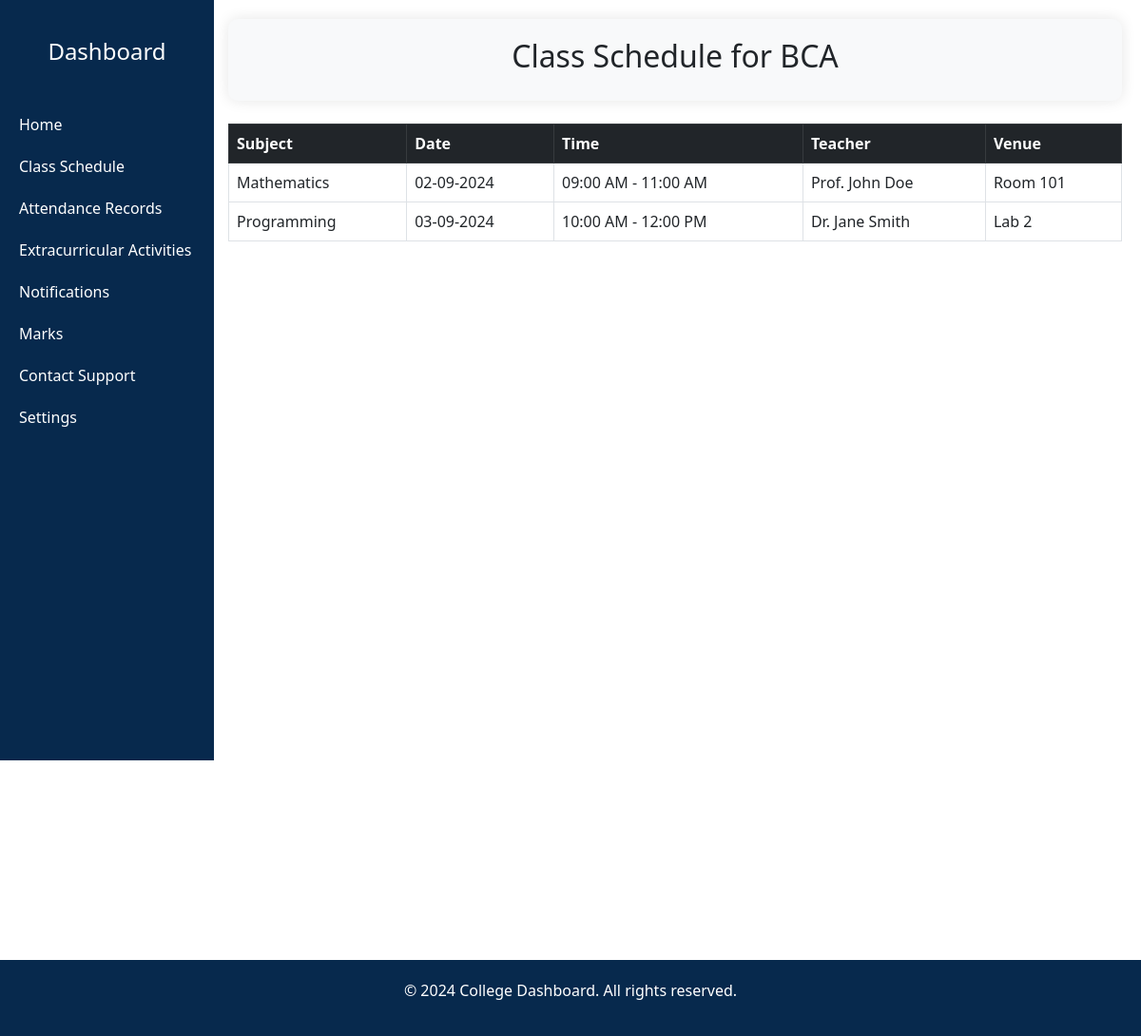
/class_schedule.php (signed in), run on the app's committed database.
### tables this page shows
CREATE TABLE IF NOT EXISTS `student_info` (
  `enrollment_number` int NOT NULL,
  `name` varchar(100) NOT NULL,
  `course` varchar(50) DEFAULT NULL,
  `year` varchar(10) DEFAULT NULL,
  `section` varchar(10) DEFAULT NULL,
  `dob` date DEFAULT NULL,
  `aadhaar_number` bigint DEFAULT NULL,
  `gmail` varchar(100) DEFAULT NULL,
  `abc_id` varchar(50) DEFAULT NULL,
  `phone_number` varchar(15) DEFAULT NULL,
  `address` varchar(255) DEFAULT NULL,
  `guardian_phone_number` varchar(10) NOT NULL,
  PRIMARY KEY (`enrollment_number`)
);

CREATE TABLE IF NOT EXISTS `class_schedule` (
  `id` int NOT NULL AUTO_INCREMENT,
  `subject` varchar(100) NOT NULL,
  `date` date NOT NULL,
  `time_from` time NOT NULL,
  `time_to` time NOT NULL,
  `teacher` varchar(100) NOT NULL,
  `venue` varchar(100) NOT NULL,
  `course` varchar(50) DEFAULT NULL,
  PRIMARY KEY (`id`)
);

### class_schedule.php (the view, shortened to what this page needs)
<?php
$servername = "localhost";
$username = "root";
$password = "";
$dbname = "college_dashboard";
$conn = new mysqli($servername, $username, $password, $dbname);
$enrollment_number = $_SESSION['enrollment_number'];
$student_sql = "SELECT course FROM student_info WHERE enrollment_number = ?";
$stmt = $conn->prepare($student_sql);
$stmt->bind_param("i", $enrollment_number);
$stmt->execute();
$student_result = $stmt->get_result();
if ($student_result->num_rows > 0) {
    $student = $student_result->fetch_assoc();
    $student_course = $student['course'];
} else {
    echo "Error: Student not found.";
    exit();
}
$schedule_sql = "SELECT * FROM class_schedule
                 WHERE course = ?
                 ORDER BY date ASC, time_from ASC";
$stmt = $conn->prepare($schedule_sql);
$stmt->bind_param("s", $student_course);
$stmt->execute();
$schedule_result = $stmt->get_result();
?>
<!DOCTYPE html>
<html lang="en">
<head>
    <link href="https://cdn.jsdelivr.net/npm/bootstrap@5.3.0-alpha3/dist/css/bootstrap.min.css" rel="stylesheet">
</head>
<body>
    <?php include('header.php') ?>
        <div class="content">
            <div class="schedule-box">
                <h2 class="text-center">Class Schedule for <?php echo htmlspecialchars($student_course); ?></h2>
            </div>
            <?php if ($schedule_result->num_rows > 0): ?>
                <table class="table table-bordered mt-4">
                    <thead class="table-dark">
                        <tr>
                            <th>Subject</th>
                            <th>Date</th>
                            <th>Time</th>
                            <th>Teacher</th>
                            <th>Venue</th>
                        </tr>
                    </thead>
                    <tbody>
                        <?php while ($row = $schedule_result->fetch_assoc()): ?>
                            <tr>
                                <td><?php echo htmlspecialchars($row['subject']); ?></td>
                                <td><?php echo date("d-m-Y", strtotime($row['date'])); ?></td>
                                <td><?php echo date("h:i A", strtotime($row['time_from'])) . " - " . date("h:i A", strtotime($row['time_to'])); ?></td>
                                <td><?php echo htmlspecialchars($row['teacher']); ?></td>
                                <td><?php echo htmlspecialchars($row['venue']); ?></td>
                            </tr>
                        <?php endwhile; ?>
                    </tbody>
                </table>
            <?php else: ?>
                <div class="alert alert-warning mt-3">No class schedule available for your course.</div>
            <?php endif; ?>
        </div>
    <?php include('footer.php') ?>
</body>
</html>

### header.php (shortened to what this page needs)
<!DOCTYPE html>
<html lang="en">
<head>
    <link href="https://cdn.jsdelivr.net/npm/bootstrap@5.3.0-alpha3/dist/css/bootstrap.min.css" rel="stylesheet">
</head>
<body>
<div class="sidebar d-none d-lg-block">
    <h4 class="text-center">Dashboard</h4>
    <a href="dashboard.php">Home</a>
    <a href="class_schedule.php">Class Schedule</a>
    <a href="attendance_records.php">Attendance Records</a>
    <a href="extracurricular_activities.php">Extracurricular Activities</a>
    <a href="notifications.php">Notifications</a>
    <a href="marks.php">Marks</a>
    <a href="contact_support.php">Contact Support</a>
    <a href="settings.php">Settings</a>
</div>

### footer.php (shortened to what this page needs)
<link href="https://cdn.jsdelivr.net/npm/bootstrap@5.3.0-alpha3/dist/css/bootstrap.min.css" rel="stylesheet">
<div class="content-wrapper">
    <main>
    </main>
    <footer>
        <p class="text-center">&copy; 2024 College Dashboard. All rights reserved.</p>
    </footer>
</div>

### class_schedule.php (style rules this page uses)
.schedule-box { background-color: #f8f9fa; padding: 20px; border-radius: 10px; box-shadow: 0 0 15px rgba(0, 0, 0, 0.1); }
.sidebar { height: auto; background-color: #343a40; position: fixed; padding-top: 20px; }
.content { margin-left: 220px; padding: 20px; }

### header.php (style rules this page uses)
body, html { margin: 0; padding: 0; width: 100%; height: 100%; background-color: #f0f0f0; }
.sidebar { width: 225px; position: fixed; height: 100vh; top: 0; left: 0; background-color: #07294d; padding-top: 20px; transition: 0.3s; }
.sidebar a { color: white; display: block; padding: 10px 20px; text-decoration: none; font-weight: 500; transition: background-color 0.2s; }
.sidebar h4 { color: white; margin: 20px 0 40px 0; }

### footer.php (style rules this page uses)
html, body { height: 100%; }
.content-wrapper { display: flex; flex-direction: column; min-height: 100vh; }
main { flex: 1; }
footer { text-align: center; padding: 20px; background-color: #07294d; color: white; }

### data on the page
student_info: course "BCA"
class_schedule: subject "Mathematics", date "02-09-2024", time_from "09:00 AM", time_to "11:00 AM", teacher "Prof. John Doe", venue "Room 101"
class_schedule: subject "Programming", date "03-09-2024", time_from "10:00 AM", time_to "12:00 PM", teacher "Dr. Jane Smith", venue "Lab 2"
